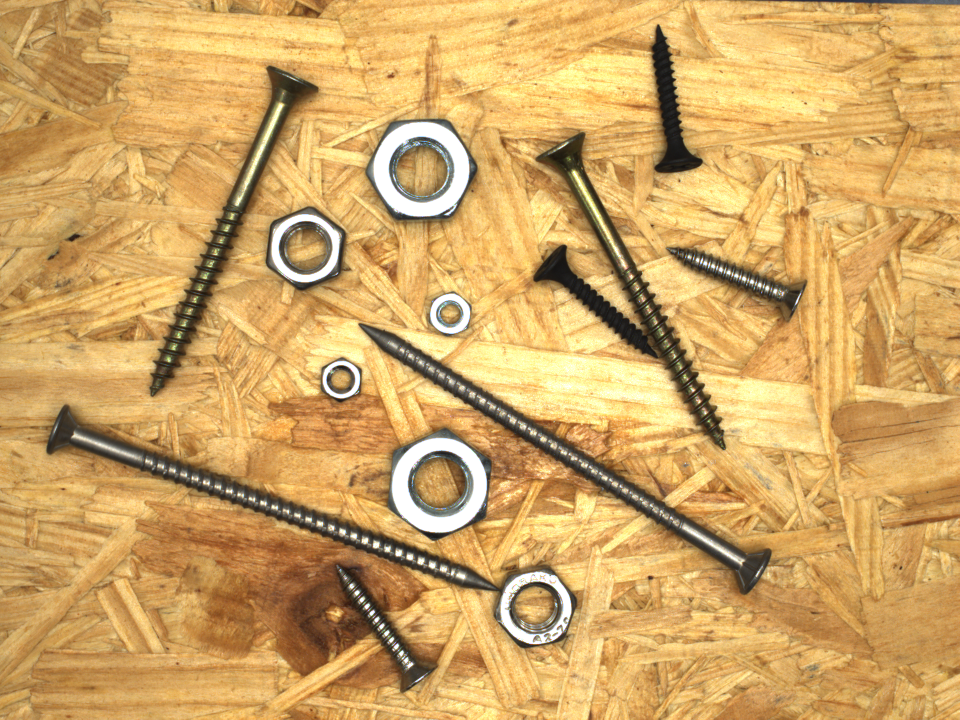
#> input picture Code/test_data/screws_375.png, 1920 x 1440 px, found by its file name (shown at 1/2 size)
$ jupyter execute histogram_filtering.ipynb   (shell and % lines are left out)
#> lines starting #> are read from the running program, lines starting #| are printed output that depends on the picture; after the words box and inside, x2 and y2 are one past the last pixel; in counts of white or black regions, pixels touching at a corner belong together
[cell 1]
import matplotlib.pyplot as plt   #We use matplotlib library for plotting
import matplotlib.image as mpimg
import matplotlib.colors as clr
import numpy as np
import cv2 as cv
plt.rcParams['figure.figsize'] = [12, 8]
plt.rcParams['figure.dpi'] = 100 # 200 e.g. is really fine, but slower

[cell 2]
img = cv.imread("test_data/screws_375.png",0)
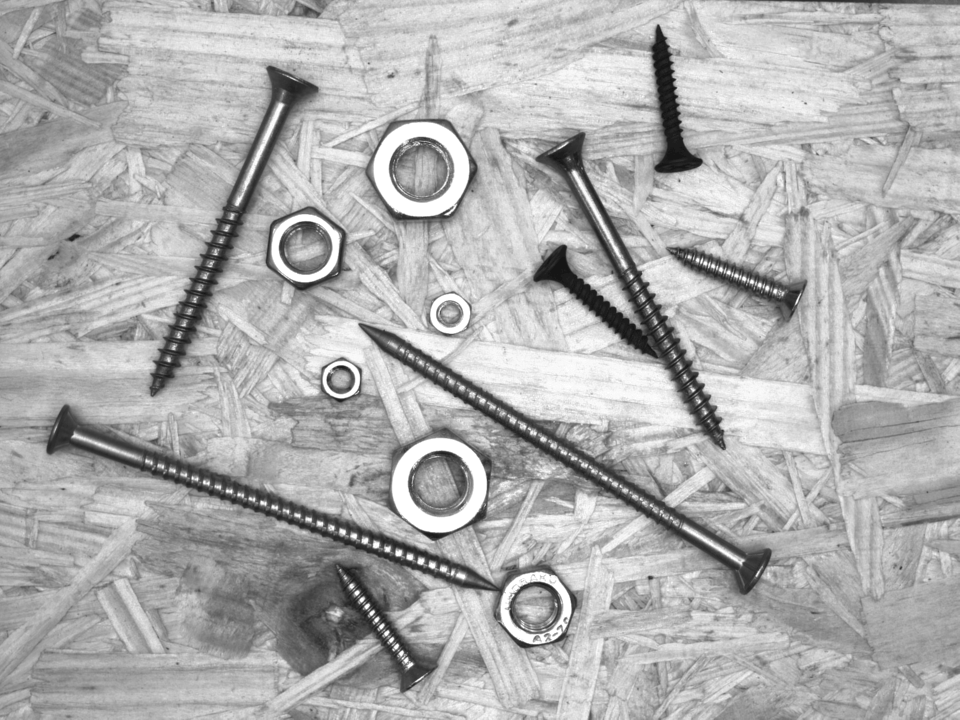
#> img: shape (1440, 1920) (shown at 1/2 size); min 18, max 255, mean 174.8
img = cv.resize(img, (480,360))
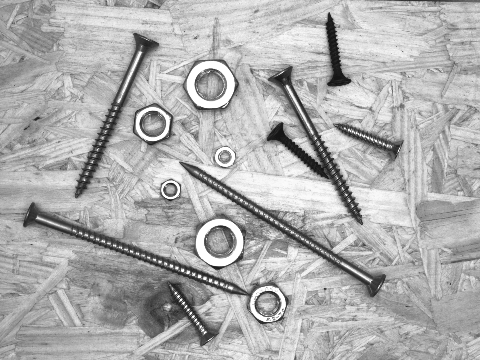
#> img: shape (360, 480); min 21, max 255, mean 174.9

[cell 3]
img_plot= plt.imshow(img, cmap = 'gray')
plt.colorbar()
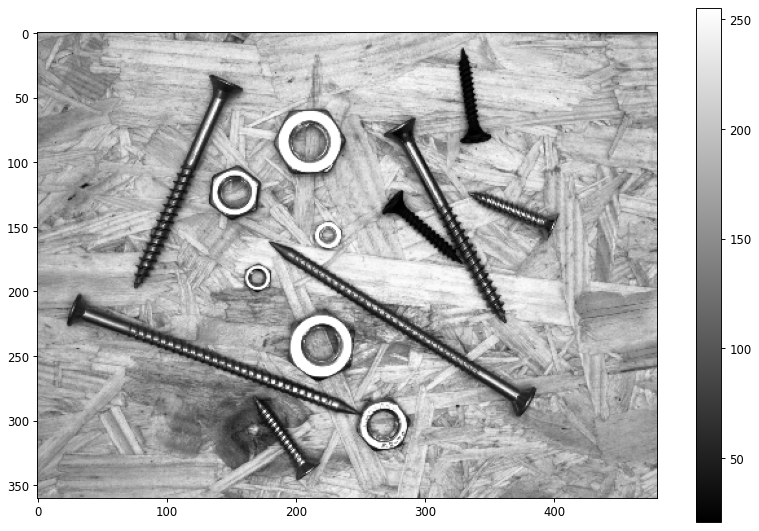
#> figure drawn by matplotlib, 2 panels

[cell 4]
plt.imshow(img, cmap = 'gray')
plt.colorbar()

[cell 5]
hist,bins = np.histogram(img.flatten(),256,[0,256])
#> hist = 256 values, max 2381 at index 255, min 0 at index 0, mean 675; bins = 257 values from 0 to 256

cdf = hist.cumsum()
#> cdf = 256 values from 0 to 172800
cdf_normalized = cdf * hist.max()/ cdf.max()
#> cdf_normalized = 256 values from 0 to 2381

plt.plot(cdf_normalized, color = 'b')
plt.hist(img.flatten(),256,[0,256], color = 'r')
plt.xlim([0,256])
plt.legend(('cdf','histogram'), loc = 'upper left')
plt.show()
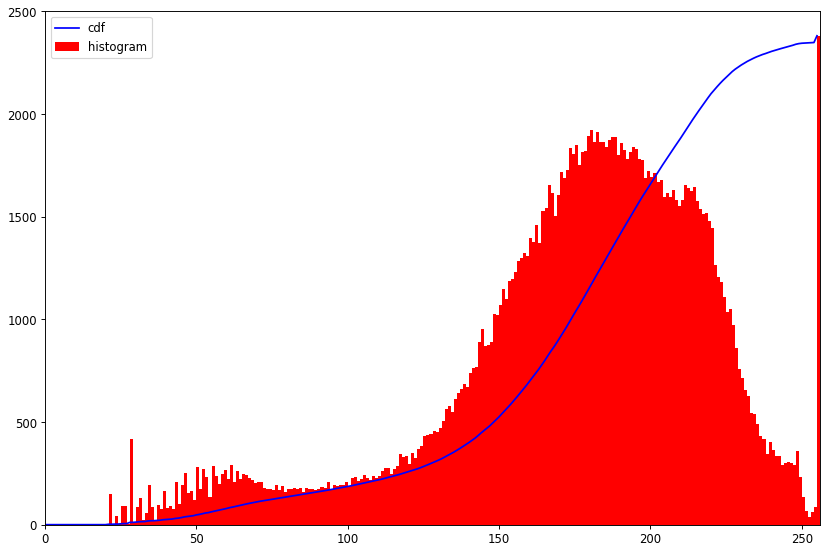
#> figure drawn by matplotlib, 1 panel; tallest bar 2381 high, from x = 255 to 256; curve peaks at x = 255, y = 2381

[cell 6]
imgplot = plt.imshow(img)
#imgplot.set_clim(200, 250)
'''using blue channel of an image and its corresponding histogram graph we can get meaningful results..'''

[cell 7]
_, thresh = cv.threshold(img, 250, 255, cv.THRESH_BINARY)
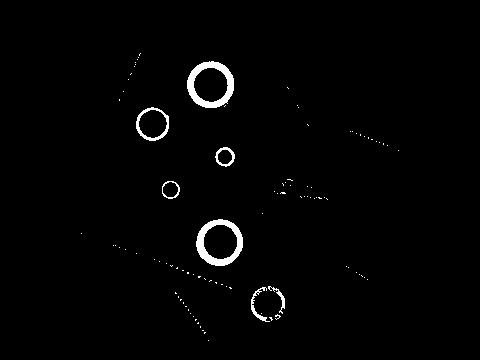
#> thresh: shape (360, 480); 1.5% white; 98 white regions (91 under 20 px), largest, box (x1, y1, x2, y2) and area: (187, 61, 234, 108) 863, (196, 219, 243, 266) 830, (136, 107, 169, 141) 285

fig, axs = plt.subplots(1,2)
#fig.suptitle('Median bluring')
axs[0].imshow(img, cmap = 'gray')
axs[0].set_title('Original image')
axs[1].imshow(thresh, cmap = 'gray')
axs[1].set_title('Thresholded image')
